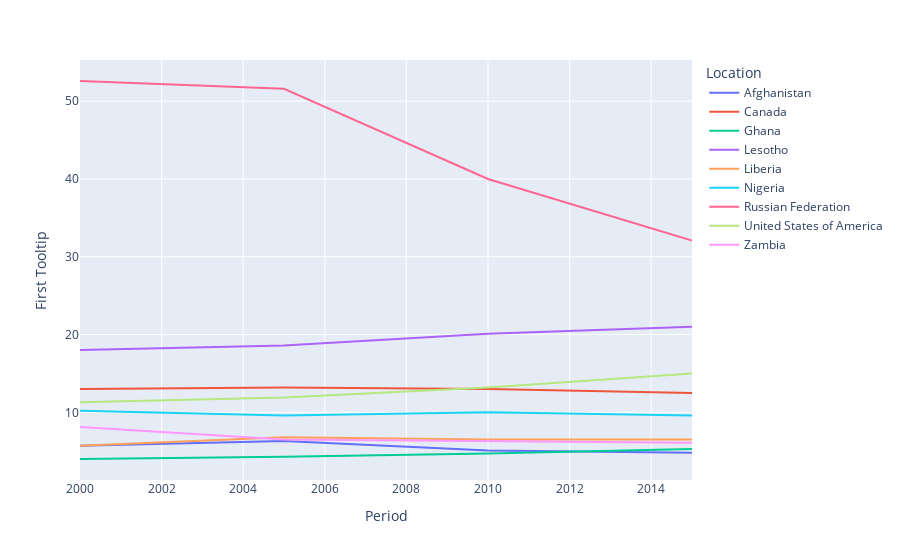

Notebook source saved alongside this figure:
### Code cell
fig2 = px.line(df_country, x="Period", y='First Tooltip', color="Location" )
fig2

### Figure 1 — Plotly figure (JSON) as saved in the notebook; plotly's stock layout.template omitted (floating-point values rounded to 4 significant figures)
{"data": [{"hovertemplate": "Location=Afghanistan<br>Period=%{x}<br>First Tooltip=%{y}<extra></extra>", "legendgroup": "Afghanistan", "line": {"color": "#636efa", "dash": "solid"}, "marker": {"symbol": "circle"}, "mode": "lines", "name": "Afghanistan", "orientation": "v", "showlegend": true, "type": "scatter", "x": [2015, 2010, 2005, 2000], "xaxis": "x", "y": [4.8, 5.1, 6.3, 5.7], "yaxis": "y"}, {"hovertemplate": "Location=Canada<br>Period=%{x}<br>First Tooltip=%{y}<extra></extra>", "legendgroup": "Canada", "line": {"color": "#EF553B", "dash": "solid"}, "marker": {"symbol": "circle"}, "mode": "lines", "name": "Canada", "orientation": "v", "showlegend": true, "type": "scatter", "x": [2015, 2010, 2005, 2000], "xaxis": "x", "y": [12.5, 13, 13.2, 13], "yaxis": "y"}, {"hovertemplate": "Location=Ghana<br>Period=%{x}<br>First Tooltip=%{y}<extra></extra>", "legendgroup": "Ghana", "line": {"color": "#00cc96", "dash": "solid"}, "marker": {"symbol": "circle"}, "mode": "lines", "name": "Ghana", "orientation": "v", "showlegend": true, "type": "scatter", "x": [2015, 2010, 2005, 2000], "xaxis": "x", "y": [5.3, 4.7, 4.3, 4], "yaxis": "y"}, {"hovertemplate": "Location=Lesotho<br>Period=%{x}<br>First Tooltip=%{y}<extra></extra>", "legendgroup": "Lesotho", "line": {"color": "#ab63fa", "dash": "solid"}, "marker": {"symbol": "circle"}, "mode": "lines", "name": "Lesotho", "orientation": "v", "showlegend": true, "type": "scatter", "x": [2015, 2010, 2005, 2000], "xaxis": "x", "y": [21, 20.1, 18.6, 18], "yaxis": "y"}, {"hovertemplate": "Location=Liberia<br>Period=%{x}<br>First Tooltip=%{y}<extra></extra>", "legendgroup": "Liberia", "line": {"color": "#FFA15A", "dash": "solid"}, "marker": {"symbol": "circle"}, "mode": "lines", "name": "Liberia", "orientation": "v", "showlegend": true, "type": "scatter", "x": [2015, 2010, 2005, 2000], "xaxis": "x", "y": [6.5, 6.5, 6.8, 5.7], "yaxis": "y"}, {"hovertemplate": "Location=Nigeria<br>Period=%{x}<br>First Tooltip=%{y}<extra></extra>", "legendgroup": "Nigeria", "line": {"color": "#19d3f3", "dash": "solid"}, "marker": {"symbol": "circle"}, "mode": "lines", "name": "Nigeria", "orientation": "v", "showlegend": true, "type": "scatter", "x": [2015, 2010, 2005, 2000], "xaxis": "x", "y": [9.6, 10, 9.6, 10.2], "yaxis": "y"}, {"hovertemplate": "Location=Russian Federation<br>Period=%{x}<br>First Tooltip=%{y}<extra></extra>", "legendgroup": "Russian Federation", "line": {"color": "#FF6692", "dash": "solid"}, "marker": {"symbol": "circle"}, "mode": "lines", "name": "Russian Federation", "orientation": "v", "showlegend": true, "type": "scatter", "x": [2015, 2010, 2005, 2000], "xaxis": "x", "y": [32.1, 40, 51.6, 52.6], "yaxis": "y"}, {"hovertemplate": "Location=United States of America<br>Period=%{x}<br>First Tooltip=%{y}<extra></extra>", "legendgroup": "United States of America", "line": {"color": "#B6E880", "dash": "solid"}, "marker": {"symbol": "circle"}, "mode": "lines", "name": "United States of America", "orientation": "v", "showlegend": true, "type": "scatter", "x": [2015, 2010, 2005, 2000], "xaxis": "x", "y": [15, 13.2, 11.9, 11.3], "yaxis": "y"}, {"hovertemplate": "Location=Zambia<br>Period=%{x}<br>First Tooltip=%{y}<extra></extra>", "legendgroup": "Zambia", "line": {"color": "#FF97FF", "dash": "solid"}, "marker": {"symbol": "circle"}, "mode": "lines", "name": "Zambia", "orientation": "v", "showlegend": true, "type": "scatter", "x": [2015, 2010, 2005, 2000], "xaxis": "x", "y": [6.1, 6.3, 6.5, 8.1], "yaxis": "y"}], "layout": {"legend": {"title": {"text": "Location"}, "tracegroupgap": 0}, "margin": {"t": 60}, "xaxis": {"anchor": "y", "domain": [0, 1], "title": {"text": "Period"}}, "yaxis": {"anchor": "x", "domain": [0, 1], "title": {"text": "First Tooltip"}}}}
